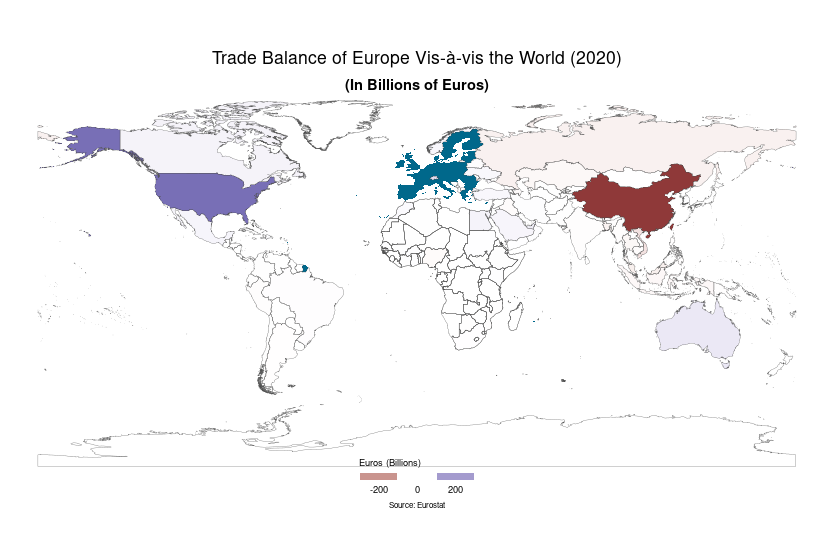

This chart was generated by the following R code:
library(ggplot2)
library(sf)
library(giscoR)

data <- read.csv("~/Downloads/full202052 (1)/full202052.dat")

data2 = data[data$TRADE_TYPE=="E",]

x = aggregate(VALUE_IN_EUROS ~ FLOW + PARTNER_ISO, data2, sum)

x = sapply(split(x, x$PARTNER_ISO), function(x) diff(x$VALUE_IN_EUROS))

x  = data.frame(Code = names(unlist(x)), Value = unlist(x))


eu = levels(as.factor(data$DECLARANT_ISO))

eu = gisco_get_countries(epsg = "4326", year = "2020", resolution = "3", country = c(eu[!eu %in% c("GB","GR")], "UK", "EL"))

borders <- gisco_get_countries(epsg = "4326", year = "2020", resolution = "3", country = x$Code)

merged <- merge(borders, x, by.x = "CNTR_ID", by.y = "Code", all.x = TRUE)

Africa <- gisco_get_countries(epsg = "4326", year = "2020", resolution = "3", region = "Africa")

ggplot(merged) +
  #geom_sf(aes(fill = sign(Value/1000000000)*log(abs(Value/1000000000))), color = NA, alpha = 0.9) +
  geom_sf(aes(fill = Value/1000000000), color = NA, alpha = 0.9) +
  geom_sf(data = eu, fill = "deepskyblue4", color = NA, size = 0.1) +
  geom_sf(data = Africa, fill = NA, size = 0.1, col = "grey30") +
  geom_sf(data = borders, fill = NA, size = 0.1, col = "grey30") +
  scale_fill_gradient2(
    name = "Euros (Billions)",
    guide = guide_legend(
      direction = "horizontal",
      keyheight = 0.5,
      keywidth = 2,
      title.position = "top",
      title.hjust = 0,
      label.hjust = .5,
      nrow = 1,
      byrow = TRUE,
      reverse = FALSE,
      label.position = "bottom"
    )
  ) + theme_void()+
  labs(
    title = "Trade Balance of Europe Vis-à-vis the World (2020)",
    subtitle = "(In Billions of Euros)",
    caption = paste0("Source: Eurostat")) +
  # Theme
  theme(
    #plot.background = element_rect(fill = "black"),
    plot.title = element_text(
      color = "black",
      hjust = 0.5,
      vjust = -1,
    ),
    plot.subtitle = element_text(
      color = "black",
      hjust = 0.5,
      vjust = -2,
      face = "bold"
    ),
    plot.caption = element_text(
      color = "black",
      size = 6,
      hjust = 0.5,
      margin = margin(b = 2, t = 13)
    ),
    legend.text = element_text(
      size = 7,
      color = "black"
    ),
    legend.title = element_text(
      size = 7,
      color = "black"
    ),
    legend.position = c(0.5, 0.02),
  )
